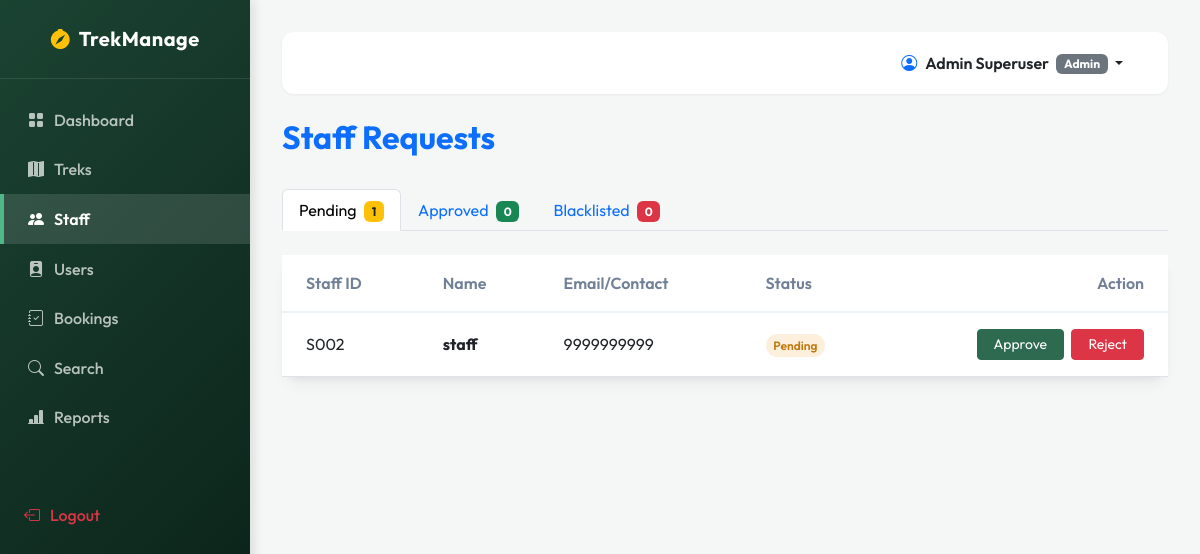
Screenshot of /admin/staff (signed in) with the database file from the repository.
### models.py (models this page shows, shortened)
class User(db.Model):
    __tablename__ = 'users'
    id = db.Column(db.Integer, primary_key=True)
    username = db.Column(db.String(80), unique=True, nullable=False)
    password_hash = db.Column(db.String(200), nullable=False)
    name = db.Column(db.String(100), nullable=False)
    contact_details = db.Column(db.String(200), nullable=True)
    role = db.Column(db.String(20), nullable=False) # 'admin', 'staff', 'user'
    status = db.Column(db.String(20), nullable=False, default='approved') # 'pending', 'approved', 'blacklisted'
    assigned_treks = db.relationship('Trek', backref='assigned_staff', lazy=True)
    bookings = db.relationship('Booking', backref='user', lazy=True)

### blueprints/admin.py (the view)
@admin_bp.route('/staff')
@admin_required
def staff():
    pending_staff = User.query.filter_by(role='staff', status='pending').all()
    approved_staff = User.query.filter_by(role='staff', status='approved').all()
    blacklisted_staff = User.query.filter_by(role='staff', status='blacklisted').all()
    return render_template(
        'admin_staff.html',
        active_page='admin_staff',
        pending_staff=pending_staff,
        approved_staff=approved_staff,
        blacklisted_staff=blacklisted_staff
    )

### blueprints/admin.py (called while the page is built)
def admin_required(f):
    @wraps(f)
    def decorated_function(*args, **kwargs):
        if session.get('role') != 'admin':
            flash('Access denied. Admin privileges required.', 'danger')
            return redirect(url_for('auth.login'))
        return f(*args, **kwargs)
    return decorated_function

### templates/admin_staff.html (shortened to what this page needs)
{% extends "base.html" %}
{% block content %}
<div class="container-fluid px-0">
    <div class="d-flex justify-content-between align-items-center mb-4">
        <h2 class="fw-bold text-primary">Staff Requests</h2>
    </div>
    <ul class="nav nav-tabs mb-4" id="staffTabs" role="tablist">
        <li class="nav-item" role="presentation">
            <button class="nav-link active" id="pending-tab" data-bs-toggle="tab" data-bs-target="#pending" type="button" role="tab">
                Pending <span class="badge bg-warning ms-1 text-dark">{{ pending_staff|length }}</span>
            </button>
        </li>
        <li class="nav-item" role="presentation">
            <button class="nav-link" id="approved-tab" data-bs-toggle="tab" data-bs-target="#approved" type="button" role="tab">
                Approved <span class="badge bg-success ms-1">{{ approved_staff|length }}</span>
            </button>
        </li>
        <li class="nav-item" role="presentation">
            <button class="nav-link" id="blacklisted-tab" data-bs-toggle="tab" data-bs-target="#blacklisted" type="button" role="tab">
                Blacklisted <span class="badge bg-danger ms-1">{{ blacklisted_staff|length }}</span>
            </button>
        </li>
    </ul>
    <div class="tab-content" id="staffTabsContent">
        <div class="tab-pane fade show active" id="pending" role="tabpanel">
            <div class="card custom-table-card">
                <div class="table-responsive">
                    <table class="table align-middle">
                        <thead>
                            <tr>
                                <th>Staff ID</th>
                                <th>Name</th>
                                <th>Email/Contact</th>
                                <th>Status</th>
                                <th class="text-end">Action</th>
                            </tr>
                        </thead>
                        <tbody>
                            {% for staff in pending_staff %}
                                <tr>
                                    <td>S{{ "%03d" | format(staff.id) }}</td>
                                    <td><strong>{{ staff.name }}</strong></td>
                                    <td>{{ staff.contact_details }}</td>
                                    <td><span class="badge-status badge-pending">Pending</span></td>
                                    <td class="text-end">
                                        <form action="{{ url_for('admin.staff_action', staff_id=staff.id, action_type='approve') }}" method="POST" class="d-inline">
                                            <button type="submit" class="btn btn-success btn-sm px-3 me-1">Approve</button>
                                        </form>
                                        <form action="{{ url_for('admin.staff_action', staff_id=staff.id, action_type='reject') }}" method="POST" class="d-inline" onsubmit="return confirm('Are you sure you want to reject this request?');">
                                            <button type="submit" class="btn btn-danger btn-sm px-3">Reject</button>
                                        </form>
                                    </td>
                                </tr>
                            {% else %}
                                <tr>
                                    <td colspan="5" class="text-center text-muted py-4">No pending staff registration requests.</td>
                                </tr>
                            {% endfor %}
                        </tbody>
                    </table>
                </div>
            </div>
        </div>
    </div>
</div>
{% endblock %}

### static/css/custom.css (style rules this page uses)
:root { --primary-color: #1b4332; --primary-light: #2d6a4f; --primary-lighter: #40916c; --secondary-color: #52b788; --accent-color: #74c69d; --bg-light: #f4f7f6; --text-dark: #2d3748; --sidebar-width: 250px; --card-shadow: 0 10px 15px -3px rgba(0, 0, 0, 0.05), 0 4px 6px -2px rgba(0, 0, 0, 0.05); --card-shadow-hover: 0 20px 25px -5px rgba(0, 0, 0, 0.1), 0 10px 10px -5px rgba(0, 0, 0, 0.04); }
body { font-family: 'Outfit', -apple-system, BlinkMacSystemFont, "Segoe UI", Roboto, "Helvetica Neue", Arial, sans-serif; background-color: var(--bg-light); color: var(--text-dark); }
.custom-table-card { background: #fff; border-radius: 16px; box-shadow: var(--card-shadow); border: none; margin-bottom: 2rem; }
.table { margin-bottom: 0; }
.table th { font-weight: 600; color: #718096; border-top: none; border-bottom: 2px solid #edf2f7; padding: 1rem 1.5rem; }
.table td { padding: 1rem 1.5rem; vertical-align: middle; border-top: 1px solid #edf2f7; }
.badge-status { padding: 0.35em 0.65em; font-size: 0.75rem; font-weight: 600; border-radius: 30px; }
.badge-pending { background-color: rgba(236, 151, 31, 0.15); color: #c0780f; }
.btn-success { background-color: var(--primary-light); border-color: var(--primary-light); }

### rows the page displays
User: id "002", name "staff", contact_details "9999999999"

### other values shown
{{ session.get('name') }} "Admin Superuser"
{{ session.get('role') | capitalize }} "Admin"
{{ pending_staff|length }} "1"
{{ approved_staff|length }} "0"
{{ blacklisted_staff|length }} "0"
